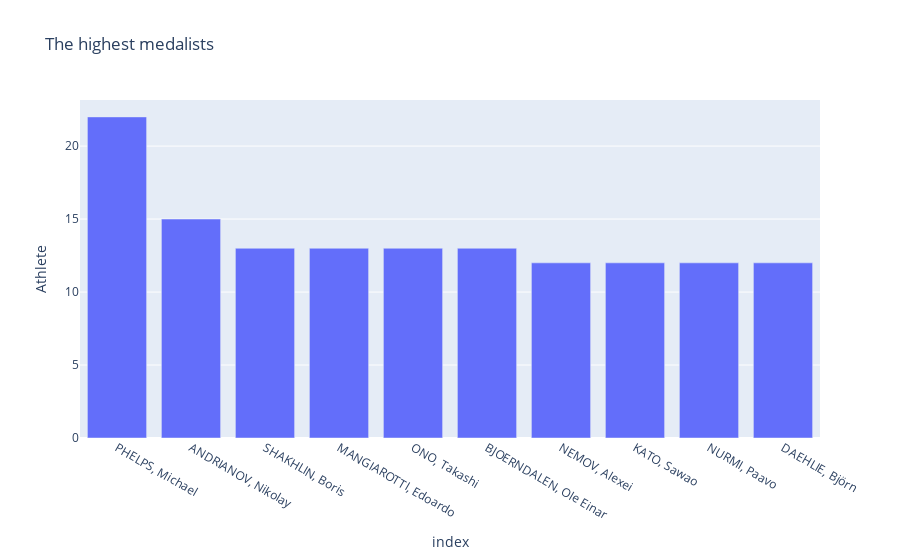

The notebook cell this image was saved under:
### Code cell
px.bar(the_highest_male_olympics, x=the_highest_male_olympics.index, y='Athlete', title='The highest medalists')

### Figure 1 — Plotly figure (JSON) as saved in the notebook; plotly's stock layout.template omitted (floating-point values rounded to 4 significant figures)
{"data": [{"alignmentgroup": "True", "hovertemplate": "index=%{x}<br>Athlete=%{y}<extra></extra>", "legendgroup": "", "marker": {"color": "#636efa", "pattern": {"shape": ""}}, "name": "", "offsetgroup": "", "orientation": "v", "showlegend": false, "textposition": "auto", "type": "bar", "x": ["PHELPS, Michael", "ANDRIANOV, Nikolay", "SHAKHLIN, Boris", "MANGIAROTTI, Edoardo", "ONO, Takashi", "BJOERNDALEN, Ole Einar", "NEMOV, Alexei", "KATO, Sawao", "NURMI, Paavo", "DAEHLIE, Björn"], "xaxis": "x", "y": [22, 15, 13, 13, 13, 13, 12, 12, 12, 12], "yaxis": "y"}], "layout": {"barmode": "relative", "legend": {"tracegroupgap": 0}, "title": {"text": "The highest medalists"}, "xaxis": {"anchor": "y", "domain": [0, 1], "title": {"text": "index"}}, "yaxis": {"anchor": "x", "domain": [0, 1], "title": {"text": "Athlete"}}}}
